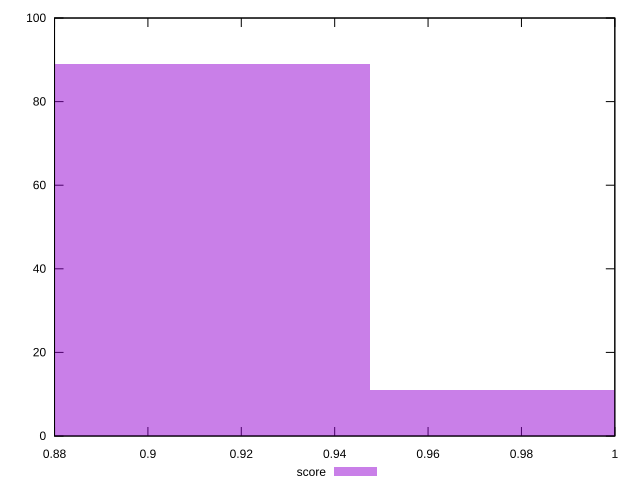

Write gnuplot code to recreate this figure.
reset

$score <<EOF
0.9063306311102297 89
0.9887243248475233 11
EOF

set key outside below
set boxwidth 0.0823936937372936
set xrange [0.88:1]
set yrange [0:100]
set trange [0:100]
set style fill transparent solid 0.5 noborder
set terminal svg size 640, 490 enhanced background rgb 'white'
set output "reports/report_00033_2021-03-01T14-23-16.841Z/unminified-javascript/samples/astro-cached/score/histogram.svg"

plot $score title "score" with boxes

reset
